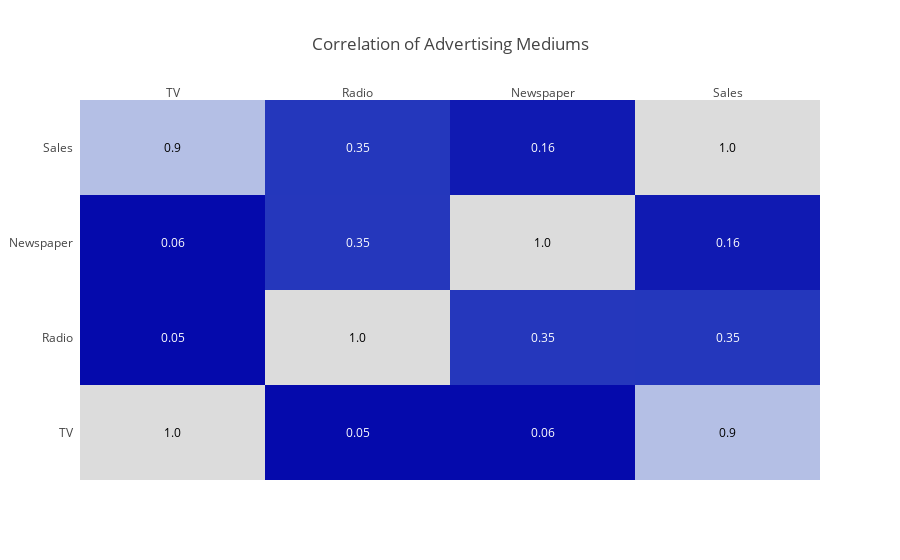

The notebook cell saved with this chart:
### Code cell
z = advertising.corr().values
x = ['TV', 'Radio', 'Newspaper', 'Sales']
y = ['TV', 'Radio', 'Newspaper', 'Sales']
z_text = np.around(z, decimals=2)

# data = [go.Heatmap( z=advertising.corr(), colorscale='Viridis', annot=True)]
# data = [go.Heatmap( z=advertising.corr(), colorscale='Viridis' )]
fig = ff.create_annotated_heatmap(z=z, x=x, y=y, annotation_text=z_text, colorscale='Blues')
# fig = ff.create_annotated_heatmap(z, colorscale='Viridis')

fig.layout.title = 'Correlation of Advertising Mediums'

iplot(fig, filename='annotated_heatmap_text')

### Figure 1 — Plotly figure (JSON) as saved in the notebook; plotly's stock layout.template omitted (floating-point values rounded to 4 significant figures)
{"data": [{"colorscale": "Blues", "reversescale": false, "showscale": false, "type": "heatmap", "uid": "7ed46a63-3556-42c8-b64b-cbd2995ac798", "x": ["TV", "Radio", "Newspaper", "Sales"], "y": ["TV", "Radio", "Newspaper", "Sales"], "z": [[1, 0.05481, 0.05665, 0.9012], [0.05481, 1, 0.3541, 0.3496], [0.05665, 0.3541, 1, 0.158], [0.9012, 0.3496, 0.158, 1]]}], "layout": {"annotations": [{"font": {"color": "#000000"}, "showarrow": false, "text": "1.0", "x": "TV", "xref": "x", "y": "TV", "yref": "y"}, {"font": {"color": "#FFFFFF"}, "showarrow": false, "text": "0.05", "x": "Radio", "xref": "x", "y": "TV", "yref": "y"}, {"font": {"color": "#FFFFFF"}, "showarrow": false, "text": "0.06", "x": "Newspaper", "xref": "x", "y": "TV", "yref": "y"}, {"font": {"color": "#000000"}, "showarrow": false, "text": "0.9", "x": "Sales", "xref": "x", "y": "TV", "yref": "y"}, {"font": {"color": "#FFFFFF"}, "showarrow": false, "text": "0.05", "x": "TV", "xref": "x", "y": "Radio", "yref": "y"}, {"font": {"color": "#000000"}, "showarrow": false, "text": "1.0", "x": "Radio", "xref": "x", "y": "Radio", "yref": "y"}, {"font": {"color": "#FFFFFF"}, "showarrow": false, "text": "0.35", "x": "Newspaper", "xref": "x", "y": "Radio", "yref": "y"}, {"font": {"color": "#FFFFFF"}, "showarrow": false, "text": "0.35", "x": "Sales", "xref": "x", "y": "Radio", "yref": "y"}, {"font": {"color": "#FFFFFF"}, "showarrow": false, "text": "0.06", "x": "TV", "xref": "x", "y": "Newspaper", "yref": "y"}, {"font": {"color": "#FFFFFF"}, "showarrow": false, "text": "0.35", "x": "Radio", "xref": "x", "y": "Newspaper", "yref": "y"}, {"font": {"color": "#000000"}, "showarrow": false, "text": "1.0", "x": "Newspaper", "xref": "x", "y": "Newspaper", "yref": "y"}, {"font": {"color": "#FFFFFF"}, "showarrow": false, "text": "0.16", "x": "Sales", "xref": "x", "y": "Newspaper", "yref": "y"}, {"font": {"color": "#000000"}, "showarrow": false, "text": "0.9", "x": "TV", "xref": "x", "y": "Sales", "yref": "y"}, {"font": {"color": "#FFFFFF"}, "showarrow": false, "text": "0.35", "x": "Radio", "xref": "x", "y": "Sales", "yref": "y"}, {"font": {"color": "#FFFFFF"}, "showarrow": false, "text": "0.16", "x": "Newspaper", "xref": "x", "y": "Sales", "yref": "y"}, {"font": {"color": "#000000"}, "showarrow": false, "text": "1.0", "x": "Sales", "xref": "x", "y": "Sales", "yref": "y"}], "autosize": true, "title": {"text": "Correlation of Advertising Mediums"}, "xaxis": {"autorange": true, "dtick": 1, "gridcolor": "rgb(0, 0, 0)", "range": [-0.5, 3.5], "side": "top", "ticks": "", "type": "category"}, "yaxis": {"autorange": true, "dtick": 1, "range": [-0.5, 3.5], "ticks": "", "ticksuffix": "  ", "type": "category"}}}
